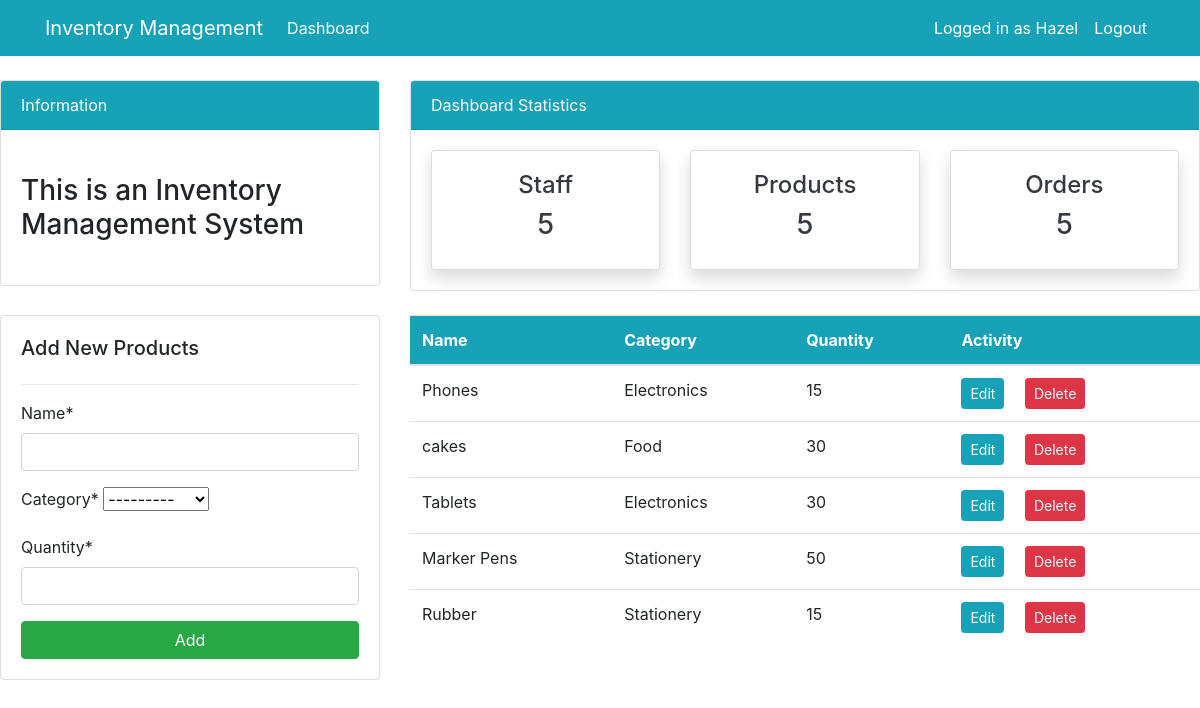
/products/ (signed in), run on the app's committed database.
### dashboard/models.py (models this page shows, shortened)
class Product(models.Model):
    name = models.CharField(max_length=100, null=True)
    category = models.CharField(max_length=20, choices=CATEGORY, null=True)
    quantity = models.PositiveIntegerField(null=True)
    class Meta:
        verbose_name_plural = 'Product'

### dashboard/views.py (the view)
# urls.py: path('products/', views.products, name = 'dashboard_products'),
@login_required(login_url='user-login')
def products(request):
    items = Product.objects.all() #Using object relational mapping
    items_count = items.count()
    orders_count = Order.objects.all().count()
    employees_count = User.objects.all().count()  #shows the numbers of staff and orders even when you click on products box
    if request.method == 'POST':
        form = ProductForm(request.POST)
        if form.is_valid():
            new_item = form.save(commit=False)
            new_item.author = request.user
            new_item.save()
            product_name = form.cleaned_data.get('name')  #dictionary coontaining the cleaned form data
            messages.success(request,f'{product_name} has been added')
            return redirect('dashboard_products')
    else:
        form = ProductForm()
    context = {
        'items' : items,
        'form': form,
        'employees_count': employees_count,
        'orders_count': orders_count,
        'items_count': items_count
    }
    return render(request, 'dashboard/products.html', context)

### dashboard/forms.py
class ProductForm(forms.ModelForm):
    class Meta:
        model = Product
        fields = ['name', 'category', 'quantity']

### templates/dashboard/products.html (shortened to what this page needs)
{% extends 'partials/base.html' %}
{% load crispy_forms_tags %}
{% block content%}
{% include 'partials/topnav.html' %}
<div class="row my-4">
    <div class="col-md-4">
        <div class="card card-body">
            <h5>Add New Products</h5>
            <hr>
            <form method="POST">
                {{ form|crispy}}
                <input class="btn btn-success btn-block" type="submit" value="Add">
            </form>
        </div>
    </div>
    <div class="col-md-8">
        <table class="table bg-white">
            <thead class="bg-info text-white">
                <tr>
                    <th scope="col">Name</th>
                    <th scope="col">Category</th>
                    <th scope="col">Quantity</th>
                    <th scope="col">Activity</th>
                </tr>
            </thead>
            <tbody>
                {% for item in items %}
                <tr>
                    <td> {{ item.name }}</td>
                    <td> {{ item.category }}</td>
                    <td> {{ item.quantity }}</td>
                    <td>
                        <a class="btn btn-info btn-sm mr-2"
                            href="{% url 'dashboard_products_update' item.id %}">Edit</a>
                        <a class="btn btn-danger btn-sm ml-2"
                            href="{% url 'dashboard_products_delete' item.id %}">Delete</a>
                    </td>
                </tr>
               {% endfor %}
            </tbody>
        </table>
    </div>
</div>
{% endblock %}

### templates/partials/nav.html (shortened to what this page needs)
<nav class="navbar navbar-expand-lg navbar-info bg-info">
    {% if user.is_authenticated %}
      <div class="container">
        <a class="navbar-brand text-white" href="{% url 'dashboard_index' %}"> Inventory Management</a>
        <div class="collapse navbar-collapse" id="navbarSupportedContent">
          <ul class="navbar-nav me-auto mb-2 mb-lg-0">
            <li class="nav-item">
              <a class="nav-link text-white" aria-current="page" href="{% url 'dashboard_index' %}">Dashboard</a>
            </li>
            </ul>
            <ul class="navbar-nav ml-auto">
              <li class="nav-item active">
                <a class="nav-link text-white" href="{% url 'user-profile'%}"> Logged in as {{user.username}} </a>
              </li>
              <li class="nav-item ">
                  <a class="nav-link text-white" href="{% url 'user-logout' %}"> Logout</a>
                </li>
              </ul>
                {%endif%}
        </div>
      </div>
    </nav>

### static/style.css (style rules this page uses)
body { background: rgb (230, 227, 227); }

### data on the page
Product: name "Phones", category "Electronics", quantity "15"
Product: name "cakes", category "Food", quantity "30"
Product: name "Tablets", category "Electronics", quantity "30"
Product: name "Marker Pens", category "Stationery", quantity "50"
Product: name "Rubber", category "Stationery", quantity "15"

### other printed values
{{ user.username }} "Hazel"
{{ employees_count }} "5"
{{ items_count }} "5"
{{ orders_count }} "5"
